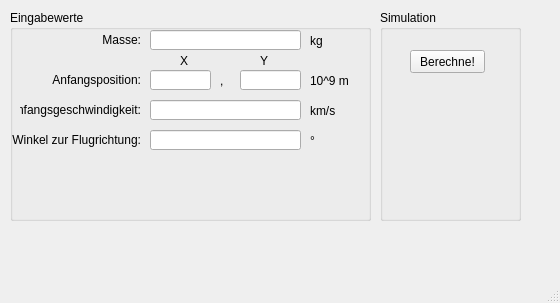
<?xml version="1.0" encoding="UTF-8"?>
<ui version="4.0">
 <class>MainWindow</class>
 <widget class="QMainWindow" name="MainWindow">
  <property name="geometry">
   <rect>
    <x>0</x>
    <y>0</y>
    <width>560</width>
    <height>303</height>
   </rect>
  </property>
  <property name="windowTitle">
   <string>MainWindow</string>
  </property>
  <widget class="QWidget" name="centralwidget">
   <widget class="QGroupBox" name="groupBox">
    <property name="geometry">
     <rect>
      <x>10</x>
      <y>10</y>
      <width>361</width>
      <height>211</height>
     </rect>
    </property>
    <property name="title">
     <string>Eingabewerte</string>
    </property>
    <property name="flat">
     <bool>false</bool>
    </property>
    <widget class="QLineEdit" name="edit_m1">
     <property name="geometry">
      <rect>
       <x>140</x>
       <y>20</y>
       <width>151</width>
       <height>20</height>
      </rect>
     </property>
    </widget>
    <widget class="QLabel" name="label">
     <property name="geometry">
      <rect>
       <x>0</x>
       <y>20</y>
       <width>131</width>
       <height>20</height>
      </rect>
     </property>
     <property name="text">
      <string>Masse:</string>
     </property>
     <property name="alignment">
      <set>Qt::AlignRight|Qt::AlignTrailing|Qt::AlignVCenter</set>
     </property>
    </widget>
    <widget class="QLabel" name="label_2">
     <property name="geometry">
      <rect>
       <x>300</x>
       <y>20</y>
       <width>31</width>
       <height>21</height>
      </rect>
     </property>
     <property name="text">
      <string>kg</string>
     </property>
    </widget>
    <widget class="QLabel" name="label_3">
     <property name="geometry">
      <rect>
       <x>-30</x>
       <y>60</y>
       <width>161</width>
       <height>20</height>
      </rect>
     </property>
     <property name="text">
      <string>Anfangsposition:</string>
     </property>
     <property name="alignment">
      <set>Qt::AlignRight|Qt::AlignTrailing|Qt::AlignVCenter</set>
     </property>
    </widget>
    <widget class="QLineEdit" name="edit_r01x">
     <property name="geometry">
      <rect>
       <x>140</x>
       <y>60</y>
       <width>61</width>
       <height>20</height>
      </rect>
     </property>
     <property name="text">
      <string/>
     </property>
    </widget>
    <widget class="QLabel" name="label_4">
     <property name="geometry">
      <rect>
       <x>300</x>
       <y>60</y>
       <width>41</width>
       <height>21</height>
      </rect>
     </property>
     <property name="text">
      <string>10^9 m</string>
     </property>
    </widget>
    <widget class="QLineEdit" name="edit_r01y">
     <property name="geometry">
      <rect>
       <x>230</x>
       <y>60</y>
       <width>61</width>
       <height>20</height>
      </rect>
     </property>
     <property name="text">
      <string/>
     </property>
    </widget>
    <widget class="QLabel" name="label_5">
     <property name="geometry">
      <rect>
       <x>210</x>
       <y>60</y>
       <width>16</width>
       <height>21</height>
      </rect>
     </property>
     <property name="text">
      <string>,</string>
     </property>
    </widget>
    <widget class="QLabel" name="label_6">
     <property name="geometry">
      <rect>
       <x>170</x>
       <y>40</y>
       <width>31</width>
       <height>21</height>
      </rect>
     </property>
     <property name="text">
      <string>X</string>
     </property>
    </widget>
    <widget class="QLabel" name="label_7">
     <property name="geometry">
      <rect>
       <x>250</x>
       <y>40</y>
       <width>31</width>
       <height>21</height>
      </rect>
     </property>
     <property name="text">
      <string>Y</string>
     </property>
    </widget>
    <widget class="QLabel" name="label_8">
     <property name="geometry">
      <rect>
       <x>10</x>
       <y>90</y>
       <width>121</width>
       <height>20</height>
      </rect>
     </property>
     <property name="text">
      <string>Anfangsgeschwindigkeit:</string>
     </property>
     <property name="alignment">
      <set>Qt::AlignRight|Qt::AlignTrailing|Qt::AlignVCenter</set>
     </property>
    </widget>
    <widget class="QLineEdit" name="edit_v01">
     <property name="geometry">
      <rect>
       <x>140</x>
       <y>90</y>
       <width>151</width>
       <height>20</height>
      </rect>
     </property>
    </widget>
    <widget class="QLabel" name="label_9">
     <property name="geometry">
      <rect>
       <x>300</x>
       <y>90</y>
       <width>51</width>
       <height>21</height>
      </rect>
     </property>
     <property name="text">
      <string>km/s</string>
     </property>
    </widget>
    <widget class="QLineEdit" name="edit_alpha">
     <property name="geometry">
      <rect>
       <x>140</x>
       <y>120</y>
       <width>151</width>
       <height>20</height>
      </rect>
     </property>
    </widget>
    <widget class="QLabel" name="label_10">
     <property name="geometry">
      <rect>
       <x>0</x>
       <y>120</y>
       <width>131</width>
       <height>20</height>
      </rect>
     </property>
     <property name="text">
      <string>Winkel zur Flugrichtung:</string>
     </property>
     <property name="alignment">
      <set>Qt::AlignRight|Qt::AlignTrailing|Qt::AlignVCenter</set>
     </property>
    </widget>
    <widget class="QLabel" name="label_11">
     <property name="geometry">
      <rect>
       <x>300</x>
       <y>120</y>
       <width>51</width>
       <height>21</height>
      </rect>
     </property>
     <property name="text">
      <string>°</string>
     </property>
    </widget>
   </widget>
   <widget class="QGroupBox" name="groupBox_2">
    <property name="geometry">
     <rect>
      <x>380</x>
      <y>10</y>
      <width>141</width>
      <height>211</height>
     </rect>
    </property>
    <property name="title">
     <string>Simulation</string>
    </property>
    <widget class="QPushButton" name="button_berechne">
     <property name="geometry">
      <rect>
       <x>30</x>
       <y>40</y>
       <width>75</width>
       <height>23</height>
      </rect>
     </property>
     <property name="text">
      <string>Berechne!</string>
     </property>
    </widget>
   </widget>
  </widget>
  <widget class="QMenuBar" name="menubar">
   <property name="geometry">
    <rect>
     <x>0</x>
     <y>0</y>
     <width>560</width>
     <height>21</height>
    </rect>
   </property>
  </widget>
  <widget class="QStatusBar" name="statusbar"/>
 </widget>
 <resources/>
 <connections/>
</ui>
